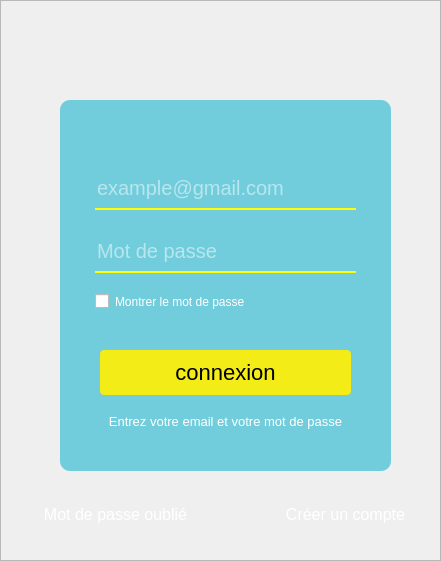
  <widget class="QFrame" name="frame_2">
   <property name="geometry">
    <rect>
     <x>170</x>
     <y>90</y>
     <width>441</width>
     <height>561</height>
    </rect>
   </property>
   <property name="maximumSize">
    <size>
     <width>471</width>
     <height>661</height>
    </size>
   </property>
   <property name="styleSheet">
    <string notr="true">#frame_2{
border-radius:10px ;
background-color: rgba(0,0,0,0.4);
}</string>
   </property>
   <property name="frameShape">
    <enum>QFrame::StyledPanel</enum>
   </property>
   <property name="frameShadow">
    <enum>QFrame::Raised</enum>
   </property>
   <widget class="QFrame" name="frame">
    <property name="geometry">
     <rect>
      <x>60</x>
      <y>100</y>
      <width>331</width>
      <height>371</height>
     </rect>
    </property>
    <property name="styleSheet">
     <string notr="true">#frame{
    border-radius:10px ;
	background-color: rgb(113, 205, 220);
} </string>
    </property>
    <property name="frameShape">
     <enum>QFrame::StyledPanel</enum>
    </property>
    <property name="frameShadow">
     <enum>QFrame::Raised</enum>
    </property>
    <layout class="QGridLayout" name="gridLayout_2">
     <property name="leftMargin">
      <number>35</number>
     </property>
     <property name="topMargin">
      <number>35</number>
     </property>
     <property name="rightMargin">
      <number>35</number>
     </property>
     <property name="bottomMargin">
      <number>35</number>
     </property>
     <item row="4" column="0">
      <widget class="QPushButton" name="connexion">
       <property name="cursor">
        <cursorShape>PointingHandCursor</cursorShape>
       </property>
       <property name="styleSheet">
        <string notr="true">.QPushButton {
  border-radius: 4px;
  background-color: rgb(243, 236, 23);
  border: none;
  color: #000;
  text-align: center;
  font-size: 22px;
  padding: 10px;
  margin: 5px;
}
.QPushButton:hover{
  border-radius: 5px;
  background-color: rgb(0, 0, 0);
  margin: 3px;
  color:#f3ec17;
}</string>
       </property>
       <property name="text">
        <string>connexion</string>
       </property>
      </widget>
     </item>
     <item row="3" column="0">
      <widget class="QCheckBox" name="checkBox">
       <property name="styleSheet">
        <string notr="true">margin-bottom:30px;
color: rgb(255, 255, 255);</string>
       </property>
       <property name="text">
        <string>Montrer le mot de passe</string>
       </property>
      </widget>
     </item>
     <item row="2" column="0">
      <widget class="QLineEdit" name="password">
       <property name="styleSheet">
        <string notr="true">height:40px;
color: #fff;
font-size:20px;
margin-bottom:15px;
background-color: rgba(1, 57, 44, 0);
border:none;
border-bottom: 2px solid yellow;</string>
       </property>
       <property name="text">
        <string/>
       </property>
       <property name="echoMode">
        <enum>QLineEdit::Password</enum>
       </property>
       <property name="placeholderText">
        <string>Mot de passe</string>
       </property>
      </widget>
     </item>
     <item row="5" column="0">
      <widget class="QLabel" name="label">
       <property name="sizePolicy">
        <sizepolicy hsizetype="Preferred" vsizetype="Fixed">
         <horstretch>0</horstretch>
         <verstretch>0</verstretch>
        </sizepolicy>
       </property>
       <property name="minimumSize">
        <size>
         <width>0</width>
         <height>30</height>
        </size>
       </property>
       <property name="font">
        <font>
         <pointsize>10</pointsize>
        </font>
       </property>
       <property name="styleSheet">
        <string notr="true">color: rgb(255, 255, 255); </string>
       </property>
       <property name="text">
        <string>Entrez votre email et votre mot de passe</string>
       </property>
       <property name="alignment">
        <set>Qt::AlignCenter</set>
       </property>
      </widget>
     </item>
     <item row="0" column="0">
      <spacer name="verticalSpacer">
       <property name="orientation">
        <enum>Qt::Vertical</enum>
       </property>
       <property name="sizeHint" stdset="0">
        <size>
         <width>20</width>
         <height>40</height>
        </size>
       </property>
      </spacer>
     </item>
     <item row="1" column="0">
      <widget class="QLineEdit" name="email">
       <property name="styleSheet">
        <string notr="true">height:40px;
color: #fff;
font-size:20px;
margin-bottom:15px;
background-color: rgba(1, 57, 44, 0);
border:none;
border-bottom: 2px solid yellow;</string>
       </property>
       <property name="placeholderText">
        <string>example@gmail.com</string>
       </property>
      </widget>
     </item>
    </layout>
   </widget>
   <widget class="QPushButton" name="mdp_oublie">
    <property name="geometry">
     <rect>
      <x>40</x>
      <y>500</y>
      <width>151</width>
      <height>28</height>
     </rect>
    </property>
    <property name="cursor">
     <cursorShape>PointingHandCursor</cursorShape>
    </property>
    <property name="styleSheet">
     <string notr="true">.QPushButton {
 background-color: rgba(255, 255, 255,0);
  border: none;
  color: #fff;
  text-align: center;
 font-size: 16px;
}
.QPushButton:hover{
  background-color: rgba(255, 255, 255,0);
 color:rgb(0, 255, 0);
 font-size: 16px;
} </string>
    </property>
    <property name="text">
     <string>Mot de passe oublié</string>
    </property>
   </widget>
   <widget class="QPushButton" name="create_acount">
    <property name="geometry">
     <rect>
      <x>280</x>
      <y>500</y>
      <width>131</width>
      <height>28</height>
     </rect>
    </property>
    <property name="cursor">
     <cursorShape>PointingHandCursor</cursorShape>
    </property>
    <property name="styleSheet">
     <string notr="true">.QPushButton {
 background-color: rgba(255, 255, 255,0);
  border: none;
  color: #fff;
  text-align: center;
 font-size: 16px;
}
.QPushButton:hover{
  background-color: rgba(255, 255, 255,0);
 color:rgb(0, 255, 0);
 font-size: 16px;
} </string>
    </property>
    <property name="text">
     <string>Créer un compte</string>
    </property>
   </widget>
   <widget class="QLabel" name="acount_icon">
    <property name="geometry">
     <rect>
      <x>160</x>
      <y>20</y>
      <width>131</width>
      <height>101</height>
     </rect>
    </property>
    <property name="text">
     <string/>
    </property>
    <property name="pixmap">
     <pixmap resource="ressources.qrc">:/img/img/icon-users-yellow.png</pixmap>
    </property>
    <property name="scaledContents">
     <bool>true</bool>
    </property>
   </widget>
  </widget>
